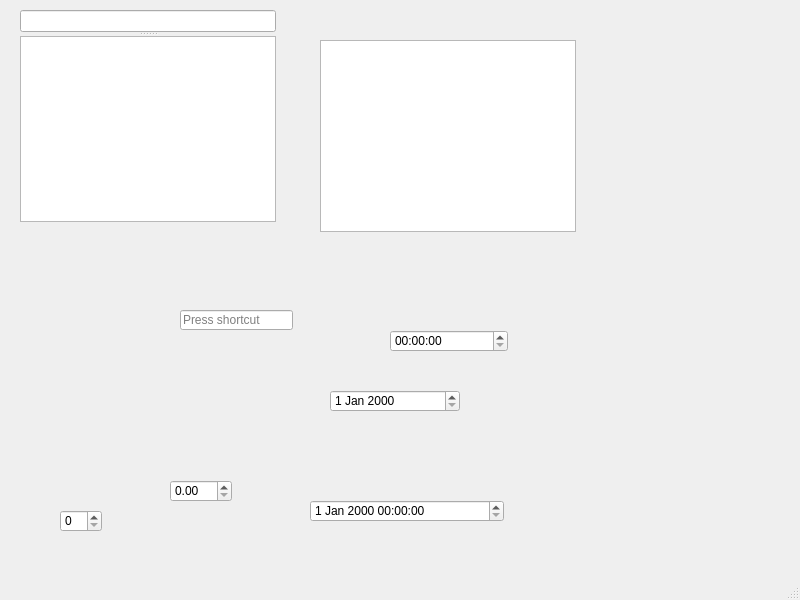
<?xml version="1.0" encoding="UTF-8"?>
<ui version="4.0">
 <class>MainWindow</class>
 <widget class="QMainWindow" name="MainWindow">
  <property name="enabled">
   <bool>true</bool>
  </property>
  <property name="geometry">
   <rect>
    <x>0</x>
    <y>0</y>
    <width>800</width>
    <height>600</height>
   </rect>
  </property>
  <property name="windowTitle">
   <string>MainWindow</string>
  </property>
  <widget class="QWidget" name="centralwidget">
   <widget class="QSpinBox" name="spinBox">
    <property name="geometry">
     <rect>
      <x>60</x>
      <y>510</y>
      <width>42</width>
      <height>22</height>
     </rect>
    </property>
   </widget>
   <widget class="QDoubleSpinBox" name="doubleSpinBox">
    <property name="geometry">
     <rect>
      <x>170</x>
      <y>480</y>
      <width>62</width>
      <height>22</height>
     </rect>
    </property>
   </widget>
   <widget class="QTimeEdit" name="timeEdit">
    <property name="geometry">
     <rect>
      <x>390</x>
      <y>330</y>
      <width>118</width>
      <height>22</height>
     </rect>
    </property>
   </widget>
   <widget class="QDateEdit" name="dateEdit">
    <property name="geometry">
     <rect>
      <x>330</x>
      <y>390</y>
      <width>130</width>
      <height>22</height>
     </rect>
    </property>
   </widget>
   <widget class="QDateTimeEdit" name="dateTimeEdit">
    <property name="geometry">
     <rect>
      <x>310</x>
      <y>500</y>
      <width>194</width>
      <height>22</height>
     </rect>
    </property>
   </widget>
   <widget class="QKeySequenceEdit" name="keySequenceEdit">
    <property name="geometry">
     <rect>
      <x>180</x>
      <y>310</y>
      <width>113</width>
      <height>20</height>
     </rect>
    </property>
   </widget>
   <widget class="QGraphicsView" name="graphicsView">
    <property name="geometry">
     <rect>
      <x>320</x>
      <y>40</y>
      <width>256</width>
      <height>192</height>
     </rect>
    </property>
   </widget>
   <widget class="QSplitter" name="splitter">
    <property name="geometry">
     <rect>
      <x>20</x>
      <y>10</y>
      <width>256</width>
      <height>212</height>
     </rect>
    </property>
    <property name="orientation">
     <enum>Qt::Vertical</enum>
    </property>
    <widget class="QLineEdit" name="lineEdit"/>
    <widget class="QTextEdit" name="textEdit"/>
   </widget>
  </widget>
  <widget class="QMenuBar" name="menubar">
   <property name="geometry">
    <rect>
     <x>0</x>
     <y>0</y>
     <width>800</width>
     <height>22</height>
    </rect>
   </property>
  </widget>
  <widget class="QStatusBar" name="statusbar"/>
 </widget>
 <resources/>
 <connections/>
</ui>
